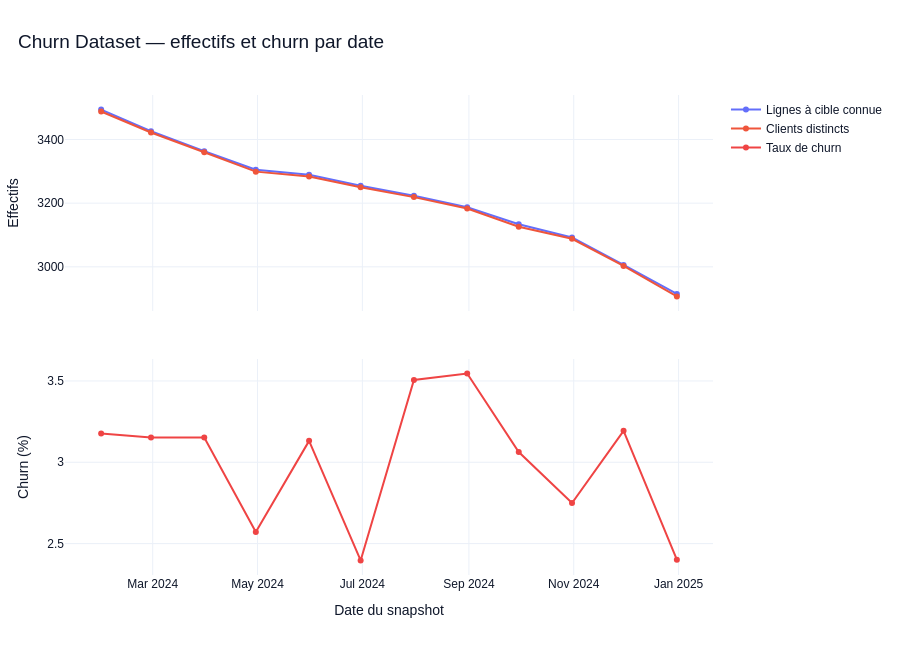

Notebook source saved alongside this figure:
### Markdown cell above
## Axe 4 — Le churn et la population observée sont-ils stables dans le temps ?

**Question d’analyse.** Les écarts de taux entre snapshots accompagnent-ils un changement de volume observé ?
**Méthodologie.** Lire ensemble les effectifs de lignes, les clients distincts et le taux à chaque date.
Les dates sont des dates de photographie ; leur lien avec la période effective de résiliation reste à préciser.

**KPI étudiés — axe 4.** Effectifs, clients distincts et taux par date de photographie.

**Visualisation.** Les cellules suivantes présentent les tableaux et graphiques associés ; les axes regroupés partagent les mêmes calculs sans reproduire les visuels.

### Code cell
temporal_rates = explorer.temporal_churn(df, config.snapshot_column, config.snapshot_format)
display(temporal_rates)
fig = plot_eda_time(
    temporal_rates, config.snapshot_column, title="Churn Dataset — effectifs et churn par date"
)
fig.show(renderer="plotly_mimetype")

### Figure 1 — Plotly figure (JSON) as saved in the notebook; plotly's stock layout.template omitted (floating-point values rounded to 4 significant figures)
{"data": [{"mode": "lines+markers", "name": "Lignes à cible connue", "type": "scatter", "x": ["2024-01-31T00:00:00.000000000", "2024-02-29T00:00:00.000000000", "2024-03-31T00:00:00.000000000", "2024-04-30T00:00:00.000000000", "2024-05-31T00:00:00.000000000", "2024-06-30T00:00:00.000000000", "2024-07-31T00:00:00.000000000", "2024-08-31T00:00:00.000000000", "2024-09-30T00:00:00.000000000", "2024-10-31T00:00:00.000000000", "2024-11-30T00:00:00.000000000", "2024-12-31T00:00:00.000000000"], "xaxis": "x", "y": [3494, 3426, 3363, 3305, 3289, 3255, 3223, 3187, 3134, 3092, 3006, 2915], "yaxis": "y"}, {"mode": "lines+markers", "name": "Clients distincts", "type": "scatter", "x": ["2024-01-31T00:00:00.000000000", "2024-02-29T00:00:00.000000000", "2024-03-31T00:00:00.000000000", "2024-04-30T00:00:00.000000000", "2024-05-31T00:00:00.000000000", "2024-06-30T00:00:00.000000000", "2024-07-31T00:00:00.000000000", "2024-08-31T00:00:00.000000000", "2024-09-30T00:00:00.000000000", "2024-10-31T00:00:00.000000000", "2024-11-30T00:00:00.000000000", "2024-12-31T00:00:00.000000000"], "xaxis": "x", "y": [3488, 3422, 3360, 3299, 3284, 3250, 3219, 3183, 3126, 3088, 3003, 2907], "yaxis": "y"}, {"line": {"color": "#EF4444"}, "mode": "lines+markers", "name": "Taux de churn", "type": "scatter", "x": ["2024-01-31T00:00:00.000000000", "2024-02-29T00:00:00.000000000", "2024-03-31T00:00:00.000000000", "2024-04-30T00:00:00.000000000", "2024-05-31T00:00:00.000000000", "2024-06-30T00:00:00.000000000", "2024-07-31T00:00:00.000000000", "2024-08-31T00:00:00.000000000", "2024-09-30T00:00:00.000000000", "2024-10-31T00:00:00.000000000", "2024-11-30T00:00:00.000000000", "2024-12-31T00:00:00.000000000"], "xaxis": "x2", "y": [3.177, 3.152, 3.152, 2.572, 3.132, 2.396, 3.506, 3.546, 3.063, 2.749, 3.194, 2.401], "yaxis": "y2"}], "layout": {"font": {"color": "#0F172A", "family": "Arial", "size": 12}, "height": 650, "hoverlabel": {"bgcolor": "white", "font": {"size": 12}}, "margin": {"b": 75, "l": 60, "r": 35, "t": 95}, "paper_bgcolor": "white", "plot_bgcolor": "white", "title": {"font": {"color": "#0F172A", "size": 19}, "text": "Churn Dataset — effectifs et churn par date", "x": 0.02}, "xaxis": {"anchor": "y", "domain": [0, 1], "matches": "x2", "showticklabels": false}, "xaxis2": {"anchor": "y2", "domain": [0, 1], "title": {"text": "Date du snapshot"}}, "yaxis": {"anchor": "x", "domain": [0.55, 1], "title": {"text": "Effectifs"}}, "yaxis2": {"anchor": "x2", "domain": [0, 0.45], "title": {"text": "Churn (%)"}}}}
